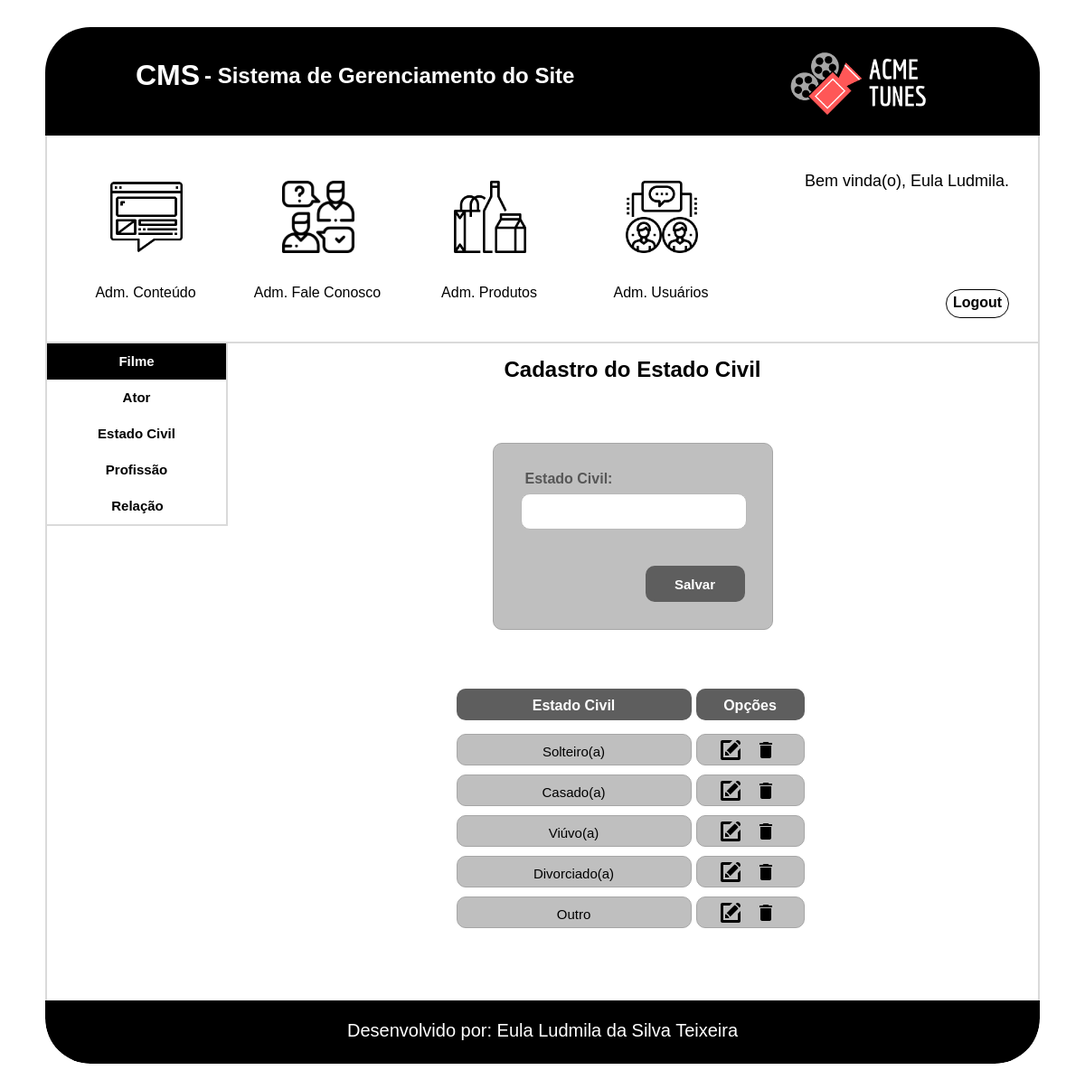
Page /cms/estado_civil.php (signed in) on the committed database.
### tables this page shows
CREATE TABLE `tbl_estado_civil` (
  `cod_estado_civil` int(11) NOT NULL AUTO_INCREMENT,
  `estado_civil` varchar(45) NOT NULL,
  PRIMARY KEY (`cod_estado_civil`)
);

### cms/estado_civil.php (the view, shortened to what this page needs)
<?php
    $conexao = conexaoMysql();
    $civil = null;
    $botao = "Salvar";
?>
<!doctype html>
<html>
    <head>
        <link href="css/estado_civil.css" type="text/css" rel="stylesheet">
        <link href="css/formatacao.css" type="text/css" rel="stylesheet">
        <link href="css/cabecalho_menu_adm.css" type="text/css" rel="stylesheet">
        <link href="css/rodape.css" type="text/css" rel="stylesheet">
    </head>
    <body>
        <div id="caixa_conteudo">
            <div id="conteudo" class="center">
                <?php include('cabecalho_menu_adm.php')?>
                <div class="itens">
                    <div id="menu_cadastro">
                        <a href="filme.php">
                            <div class="menu menu_filme">
                                 Filme
                            </div>
                        </a>
                        <a href="ator.php">
                            <div class="menu menu_opcoes">
                                 Ator
                            </div>
                        </a>
                        <a href="estado_civil.php">
                            <div class="menu menu_opcoes">
                                Estado Civil
                            </div>
                        </a>
                        <a href="profissao.php">
                            <div class="menu menu_opcoes">
                                  Profissão
                            </div>
                        </a>
                        <div class="menu menu_opcoes">
                             Relação
                        </div>
                    </div>
                    <div class="cadastro">
                        <div class="titulo_estado_civil"><h2>Cadastro do Estado Civil</h2></div>
                        <div class="cadastro_estado_civil center">
                            <form action="estado_civil.php" method="post" name="frm_estado_civil" enctype="multipart/form-data">
                                <div class="form_estado_civil">
                                    <div class="form_texto_civil">
                                        <label>Estado Civil:</label>
                                    </div>
                                    <div class="form_caixa_estado_civil">
                                        <input name="txt_estado_civil" class="txtEstadoCivil" type="text" value="<?php echo($civil)?>" onkeypress="return ValidarNumero(event);" required autocomplete="off" maxlength="100">
                                    </div>
                                </div>
                                <div class="botao_form">
                                    <input type="submit" name="btnEnviar" class="form_btn" value="<?php echo($botao);?>">
                                </div>
                            </form>
                        </div>
                        <div class="tabela center">
                            <div class="linha_titulo">
                                <div class="titulo_form">
                                    <h4>Estado Civil</h4>
                                </div>
                                <div class="titulo_opcoes">
                                    <h4>Opções</h4>
                                </div>
                            </div>
                            <?php
                                $sql = "SELECT * from tbl_estado_civil";
                                $select = mysqli_query($conexao, $sql);
                                while($rscivil= mysqli_fetch_array($select)){
                            ?>
                            <div class="informacoes_form">
                                <div class="linha_informacao">
                                    <span><?php echo($rscivil['estado_civil'])?></span>
                                </div>
                                <div class="linha_botao">
                                    <figure class="editar">
                                        <a href="estado_civil.php?modo=buscar&id=<?php echo($rscivil['cod_estado_civil'])?>">
                                            <img src="img/iconfinder_new-24_103173.png" alt="Editar" title="Editar" class="botao" >
                                        </a>
                                    </figure>
                                    <figure class="excluir">
                                        <a href="estado_civil.php?modo=excluir&id=<?php echo($rscivil['cod_estado_civil']);?>">
                                            <img src="img/ic_delete.png" alt="Excluir" title="Excluir" class="botao " onclick="return confirm('Tem certeza que deseja excluir?')">
                                        </a>
                                    </figure>
                                </div>
                            </div>
                            <?php
                                }
                            ?>
                        </div>
                    </div>
                </div>
                <?php include('rodape.php')?>
            </div>
        </div>
    </body>
</html>

### cms/css/estado_civil.css (style rules this page uses)
#caixa_conteudo { width: 100%; min-height: 500px; height: auto; overflow:hidden; padding-bottom: 50px; }
#conteudo { width: 1100px; min-height: 350px; height: auto; border-radius: 50px; overflow:hidden; box-sizing: border-box; padding-top: 30px; }
.itens { width: 1100px; min-height: 400px; height: auto; border-left: solid 2px #dadada; border-right: solid 2px #dadada; padding-bottom: 50px; overflow:hidden; padding-bottom: 50px; box-sizing: border-box; }
.titulo_estado_civil { width: inherit; height: 80px; text-align: center; box-sizing: border-box; padding-top: 15px; margin-bottom: 30px; }
.cadastro_estado_civil { width: 310px; min-height: 200px; height: auto; overflow: hidden; margin-bottom: 35px; border: solid 1px #a6a6a6; background-color: #BFBFBF; box-sizing: border-box; padding: 30px; border-radius: 10px; }
.form_texto_civil { width: inherit; height: 25px; color: #565656; font-size: 16px; font-family: Helvetica; font-weight: bold; box-sizing: border-box; padding-left: 5px; }
.form_estado_civil { width: 250px;; height: 105px; float: left; margin-right: 40px; }
.form_caixa_estado_civil { width: inherit; height: 80px; }
.txtEstadoCivil { width: inherit; height: 40px; border: 1px solid #b8b8b8; padding: 7px; box-sizing: border-box; border-radius: 10px; font-size: 15px; outline:none; }
.botao_form { width: 110px; height: 40px; margin-left: auto; clear: both; }
.form_btn { width: inherit; height: inherit; font-size: 15px; font-weight: bold; color: #ffffff; background-color: #5E5E5E; border: solid 2px #5E5E5E; border-radius: 10px; }
.tabela { width: 390px; min-height: 115px; height: auto; overflow: hidden; box-sizing: border-box; padding-bottom: 20px; }
.linha_titulo { width: inherit; height: 80px; padding-top: 30px; box-sizing: border-box; }
.titulo_form { width: 260px; height: 35px; border-radius: 10px; text-align: center; box-sizing: border-box; padding-top: 10px; float: left; margin-right: 5px; background-color: #5E5E5E; color: #ffffff; }
.titulo_opcoes { width: 120px; height: 35px; border-radius: 10px; text-align: center; box-sizing: border-box; padding-top: 10px; float: left; background-color: #5E5E5E; color: #ffffff; }
.informacoes_form { width: inherit; min-height: 35px; height: auto; overflow: hidden; margin-bottom: 10px; }
.linha_informacao { width: 260px; height: 35px; border-radius: 10px; font-size: 15px; white-space: nowrap; overflow: hidden; text-overflow: ellipsis; float: left; padding-top: 10px; text-align: center; box-sizing: border-box; margin-right: 5px; padding-left: 5px; padding-right: 5px; border: solid 1px #a6a6a6; background-color: #BFBFBF }
.linha_botao { width: 120px; height: 35px; border-radius: 10px; float: left; box-sizing: border-box; padding-left: 25px; padding-top: 5px; border: solid 1px #a6a6a6; background-color: #BFBFBF; }
.excluir { width: 24px; height: 24px; margin-right: 15px; float: left; ; }
.editar { width: 24px; height: 24px; margin-right: 15px; float: left; }

### cms/css/formatacao.css (style rules this page uses)
p, h1,h2,h3,h4,li,ul,figure,body { margin: 0; padding: 0; }
.center { margin-left: auto; margin-right: auto; }
body { font-family: Helvetica; box-sizing: border-box; }
a { text-decoration: none; color: #000000; }
#menu_cadastro { width: 200px; min-height: 40px; height: auto; border-bottom: solid 2px #dadada; border-right: solid 2px #dadada; box-sizing: border-box; font-weight: bold; font-size: 15px; line-height: 2; float: left; }
.menu { width: inherit; height: 40px; text-align: center; box-sizing: border-box; padding-top: 5px; cursor: pointer; }
.menu_filme { background-color: #000000; color: #ffffff; }
.cadastro { width: 895px; min-height: 100px; height: auto; float: left; }

### rows in the picture
tbl_estado_civil: estado_civil "Solteiro(a)"
tbl_estado_civil: estado_civil "Casado(a)"
tbl_estado_civil: estado_civil "Viúvo(a)"
tbl_estado_civil: estado_civil "Divorciado(a)"
tbl_estado_civil: estado_civil "Outro"

### other values in the picture
$_SESSION['nome'] "Eula Ludmila"
